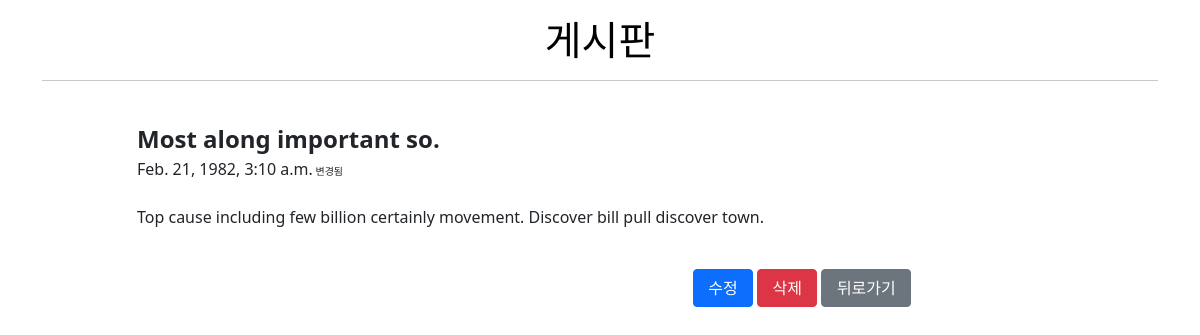
The page /articles/4/ on the database its author committed.
### articles/models.py (models this page shows)
class Article(models.Model):
    title = models.CharField(max_length=28)
    content = models.TextField()
    created_at = models.DateTimeField(auto_now_add=True)
    updated_at = models.DateTimeField(auto_now=True)

### articles/views.py (the view)
# urls.py: path('<int:pk>/', views.detail, name='detail'),
def detail(request, pk):
    article = Article.objects.get(pk=pk)
    context = {
        'article': article,
    }
    return render(request, 'articles/detail.html', context)

### articles/templates/articles/detail.html (shortened to what this page needs)
{% extends 'base.html' %}
{% block content %}
<h1 class="my-3"><a href="{% url 'articles:index' %}">게시판</a></h1>
<hr><br>
<div class="row">
  <div class="offset-1 col-10">
    <b class="fs-4">{{ article.title }}</b>
    <br>
    {{ article.updated_at }}<span style="font-size: 10px;"> 변경됨</span>
  </div>
  <div class="offset-1 col-10 mt-4">
    <p>{{ article.content }}</p>
  </div>
</div>
<div class="my-4 offset-7 col-4">
  <form class="d-inline" action="{% url 'articles:edit' article.pk %}" method="POST">
    <button class="btn btn-primary btn-w-1">수정</button>
  </form>
  <form class="d-inline" action="{% url 'articles:delete' article.pk %}" method="POST">
    <button class="btn btn-danger btn-w-1" onclick="return confirm('정말로 삭제하시겠습니까?')">삭제</button>
  </form>
  <a class="btn btn-secondary btn-w-2" href="{% url 'articles:index' %}">뒤로가기</a>
</div>
{% endblock content %}

### templates/base.html (style rules this page uses)
h1 { text-align: center; }
a { text-decoration: none; color: black; }
.btn-w-1 { width: 60px; }
.btn-w-2 { width: 90px; }

### rows shown on the page
Article: title "Most along important so.", updated_at "Feb. 21, 1982, 3:10 a.m.", content "Top cause including few billion certainly movement. Discover bill pull discover town."
